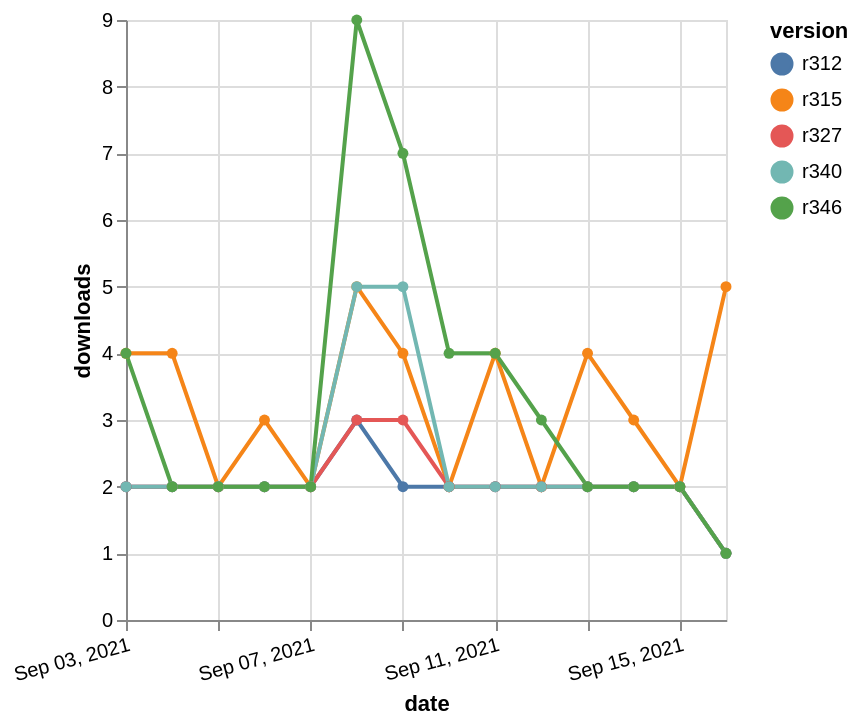

Vega-Lite specification for this chart:
### Vega-Lite specification from a JSON file in a GitHub repository (floating-point values rounded to 4 significant figures)
{"$schema": "https://vega.github.io/schema/vega-lite/v5.json", "description": "A simple bar chart with embedded data.", "data": {"values": [{"date": "2021-09-03", "total": 2665, "delta": 2, "version": "r312"}, {"date": "2021-09-04", "total": 2667, "delta": 2, "version": "r312"}, {"date": "2021-09-05", "total": 2669, "delta": 2, "version": "r312"}, {"date": "2021-09-06", "total": 2671, "delta": 2, "version": "r312"}, {"date": "2021-09-07", "total": 2673, "delta": 2, "version": "r312"}, {"date": "2021-09-08", "total": 2676, "delta": 3, "version": "r312"}, {"date": "2021-09-09", "total": 2678, "delta": 2, "version": "r312"}, {"date": "2021-09-10", "total": 2680, "delta": 2, "version": "r312"}, {"date": "2021-09-11", "total": 2682, "delta": 2, "version": "r312"}, {"date": "2021-09-12", "total": 2684, "delta": 2, "version": "r312"}, {"date": "2021-09-13", "total": 2686, "delta": 2, "version": "r312"}, {"date": "2021-09-14", "total": 2688, "delta": 2, "version": "r312"}, {"date": "2021-09-15", "total": 2690, "delta": 2, "version": "r312"}, {"date": "2021-09-16", "total": 2691, "delta": 1, "version": "r312"}, {"date": "2021-09-03", "total": 1888, "delta": 4, "version": "r315"}, {"date": "2021-09-04", "total": 1892, "delta": 4, "version": "r315"}, {"date": "2021-09-05", "total": 1894, "delta": 2, "version": "r315"}, {"date": "2021-09-06", "total": 1897, "delta": 3, "version": "r315"}, {"date": "2021-09-07", "total": 1899, "delta": 2, "version": "r315"}, {"date": "2021-09-08", "total": 1904, "delta": 5, "version": "r315"}, {"date": "2021-09-09", "total": 1908, "delta": 4, "version": "r315"}, {"date": "2021-09-10", "total": 1910, "delta": 2, "version": "r315"}, {"date": "2021-09-11", "total": 1914, "delta": 4, "version": "r315"}, {"date": "2021-09-12", "total": 1916, "delta": 2, "version": "r315"}, {"date": "2021-09-13", "total": 1920, "delta": 4, "version": "r315"}, {"date": "2021-09-14", "total": 1923, "delta": 3, "version": "r315"}, {"date": "2021-09-15", "total": 1925, "delta": 2, "version": "r315"}, {"date": "2021-09-16", "total": 1930, "delta": 5, "version": "r315"}, {"date": "2021-09-03", "total": 2673, "delta": 2, "version": "r327"}, {"date": "2021-09-04", "total": 2675, "delta": 2, "version": "r327"}, {"date": "2021-09-05", "total": 2677, "delta": 2, "version": "r327"}, {"date": "2021-09-06", "total": 2679, "delta": 2, "version": "r327"}, {"date": "2021-09-07", "total": 2681, "delta": 2, "version": "r327"}, {"date": "2021-09-08", "total": 2684, "delta": 3, "version": "r327"}, {"date": "2021-09-09", "total": 2687, "delta": 3, "version": "r327"}, {"date": "2021-09-10", "total": 2689, "delta": 2, "version": "r327"}, {"date": "2021-09-11", "total": 2691, "delta": 2, "version": "r327"}, {"date": "2021-09-12", "total": 2693, "delta": 2, "version": "r327"}, {"date": "2021-09-13", "total": 2695, "delta": 2, "version": "r327"}, {"date": "2021-09-14", "total": 2697, "delta": 2, "version": "r327"}, {"date": "2021-09-15", "total": 2699, "delta": 2, "version": "r327"}, {"date": "2021-09-16", "total": 2700, "delta": 1, "version": "r327"}, {"date": "2021-09-03", "total": 3066, "delta": 2, "version": "r340"}, {"date": "2021-09-04", "total": 3068, "delta": 2, "version": "r340"}, {"date": "2021-09-05", "total": 3070, "delta": 2, "version": "r340"}, {"date": "2021-09-06", "total": 3072, "delta": 2, "version": "r340"}, {"date": "2021-09-07", "total": 3074, "delta": 2, "version": "r340"}, {"date": "2021-09-08", "total": 3079, "delta": 5, "version": "r340"}, {"date": "2021-09-09", "total": 3084, "delta": 5, "version": "r340"}, {"date": "2021-09-10", "total": 3086, "delta": 2, "version": "r340"}, {"date": "2021-09-11", "total": 3088, "delta": 2, "version": "r340"}, {"date": "2021-09-12", "total": 3090, "delta": 2, "version": "r340"}, {"date": "2021-09-13", "total": 3092, "delta": 2, "version": "r340"}, {"date": "2021-09-14", "total": 3094, "delta": 2, "version": "r340"}, {"date": "2021-09-15", "total": 3096, "delta": 2, "version": "r340"}, {"date": "2021-09-16", "total": 3097, "delta": 1, "version": "r340"}, {"date": "2021-09-03", "total": 1863, "delta": 4, "version": "r346"}, {"date": "2021-09-04", "total": 1865, "delta": 2, "version": "r346"}, {"date": "2021-09-05", "total": 1867, "delta": 2, "version": "r346"}, {"date": "2021-09-06", "total": 1869, "delta": 2, "version": "r346"}, {"date": "2021-09-07", "total": 1871, "delta": 2, "version": "r346"}, {"date": "2021-09-08", "total": 1880, "delta": 9, "version": "r346"}, {"date": "2021-09-09", "total": 1887, "delta": 7, "version": "r346"}, {"date": "2021-09-10", "total": 1891, "delta": 4, "version": "r346"}, {"date": "2021-09-11", "total": 1895, "delta": 4, "version": "r346"}, {"date": "2021-09-12", "total": 1898, "delta": 3, "version": "r346"}, {"date": "2021-09-13", "total": 1900, "delta": 2, "version": "r346"}, {"date": "2021-09-14", "total": 1902, "delta": 2, "version": "r346"}, {"date": "2021-09-15", "total": 1904, "delta": 2, "version": "r346"}, {"date": "2021-09-16", "total": 1905, "delta": 1, "version": "r346"}]}, "width": "container", "mark": {"type": "line", "point": {"filled": true}}, "encoding": {"x": {"field": "date", "type": "temporal", "timeUnit": "yearmonthdate", "title": "date", "axis": {"labelAngle": -15}}, "y": {"field": "delta", "type": "quantitative", "title": "downloads"}, "color": {"field": "version", "type": "nominal"}, "tooltip": {"field": "delta"}}}
